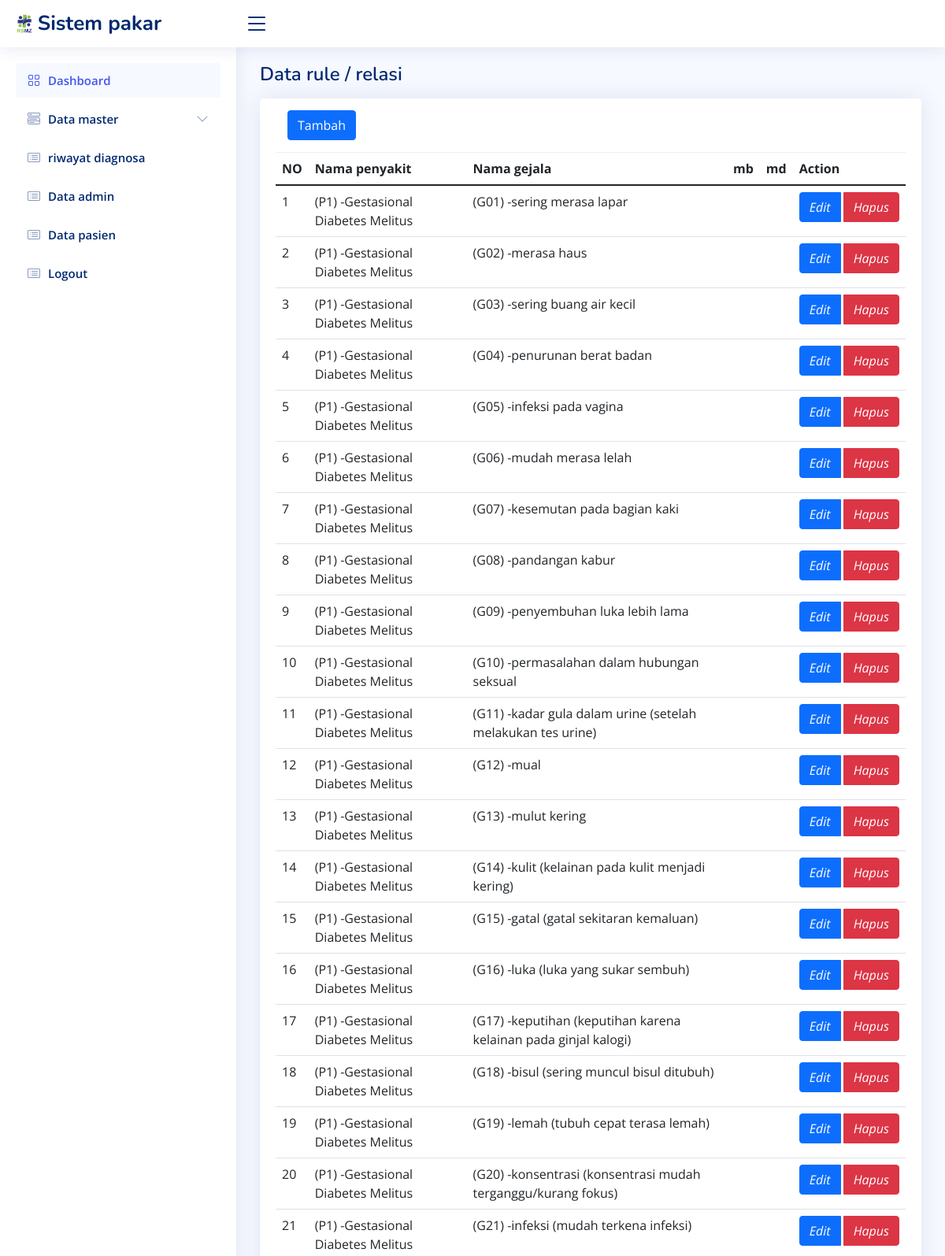
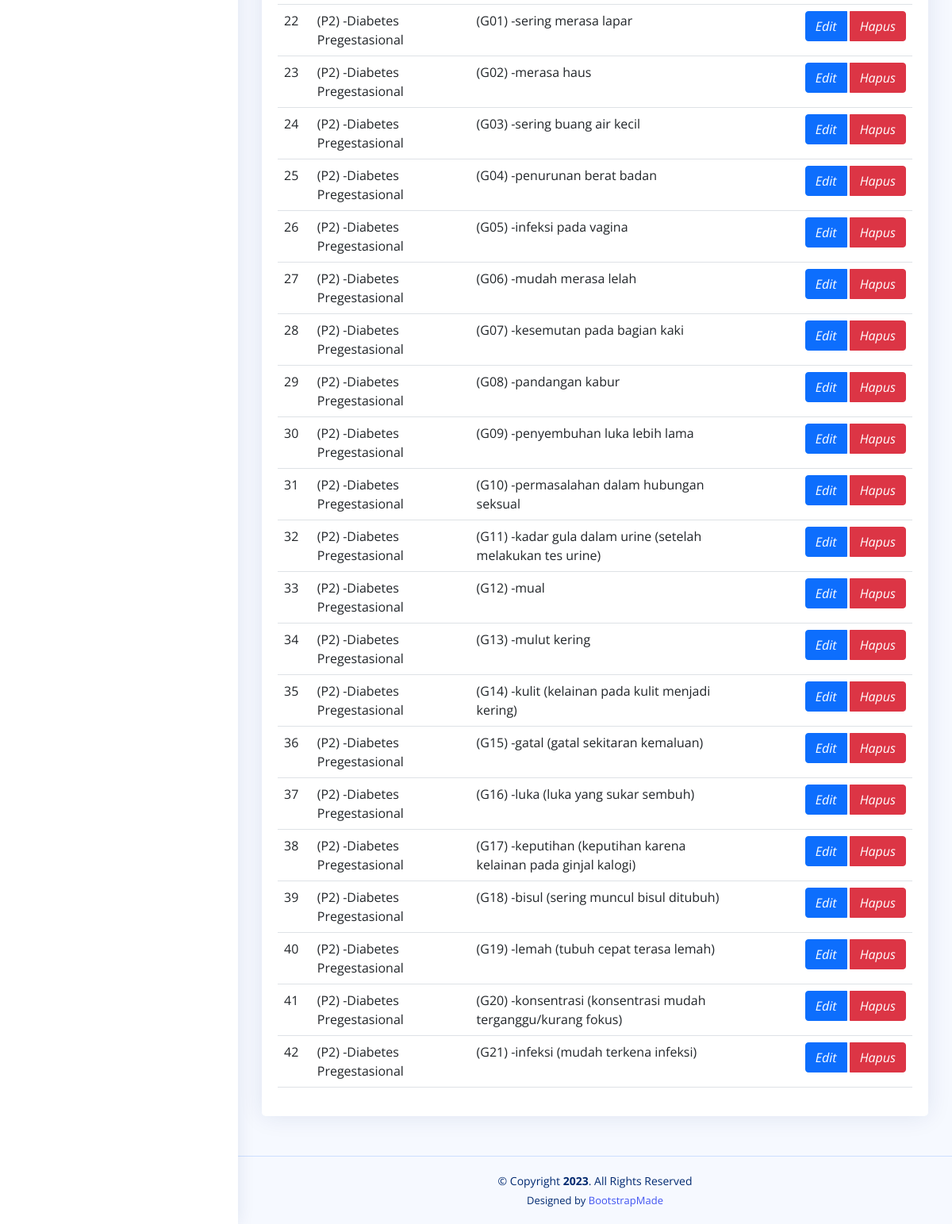
The app's page /spadmin/admin/data_relasi2.php with its own data (2 pictures, top to bottom).
### tables this page shows
CREATE TABLE `relasi` (
  `ID` int(11) NOT NULL,
  `kd_penyakit` varchar(16) NOT NULL,
  `kd_gejala` varchar(16) NOT NULL,
  `nilai` varchar(55) NOT NULL
);

CREATE TABLE `penyakit` (
  `id_k` int(11) NOT NULL,
  `kd_penyakit` varchar(20) NOT NULL,
  `penyakit` varchar(50) NOT NULL,
  `solusi` text NOT NULL,
  `bobot` varchar(55) NOT NULL
);

CREATE TABLE `gejala` (
  `id_g` int(20) NOT NULL,
  `kd_gejala` varchar(20) NOT NULL,
  `gejala` varchar(500) NOT NULL
);

### spadmin/admin/data_relasi2.php (the view, shortened to what this page needs)
  <?php
include 'template/header.php';
include 'template/sidebar.php';
?>
  <main id="main" class="main">
    <div class="pagetitle">
      <h1>Data rule / relasi </h1>
    </div>
    <section class="section">
      <div class="row">
        <div class="col-lg-12">
          <div class="card">
            <div class="card-body">
               <div class="card-header">
                    <button type="button" class="btn btn-primary" data-bs-toggle="modal" data-bs-target="#tambah">
                Tambah
              </button>
              </div>
                   <table id="zero_config" class="table">
                                 <thead>
                                              <tr>
                                                <th><i class=""></i> NO</th>
                                                <th><i class=""></i>Nama penyakit</th>
                                                <th><i class=""></i>Nama gejala</th>
                                                <th><i class=""></i>mb</th>
                                                 <th><i class=""></i>md</th>
                                                <th><i class="icon_cogs"></i> Action</th>
                                              </tr>
                                        </thead>
                                        <tbody>
                                             <?php
                                                  include'../koneksi.php';
                                                  $no = 1;
                                                  $sql = mysqli_query($koneksi, "select * FROM relasi INNER JOIN  gejala ON relasi.kd_gejala = gejala.kd_gejala INNER JOIN  penyakit ON relasi.kd_penyakit = penyakit.kd_penyakit ");
                                                    while($data = mysqli_fetch_array($sql)){
                                                ?>
                                            <tr class="table-white">
                                                <td><?php echo $no++;  ?></td>
                       <td ><left>(<?php echo $data['kd_penyakit'];?>) -<?php echo $data['penyakit'];?></left></td>
                       <td><left>(<?php echo $data['kd_gejala'];?>) -<?php echo $data['gejala'];?></left></td>
                         <td><left><?php echo $data['mb'];?></left></td>
                         <td><left><?php echo $data['md'];?></left></td>
                                                <td>
                                                  <div class="btn-group">
                                                     <a type="button" class="btn btn-primary" data-bs-toggle="modal" data-bs-target="#ubah<?php echo $data['ID']; ?>"><i class="fa fa-edit">Edit</i></a> &nbsp;
                                                    <a class="btn btn-danger" onclick="return confirm('Apakah Anda Yakin Ingin Menghapus Data ini ?')"  href="data_relasi.php?aksi=hapus&ID=<?php echo $data['ID']; ?>" class="btn btn-sm btn-danger" title=""><i class="fa fa-trash">Hapus</i></a>
                                                  </div>
                                                </td>
                                            </tr>
                <div id="ubah<?php echo $data['ID']; ?>" class="modal fade" role="dialog">
                      <div class="modal-dialog">
                            <?php
                                  }
                                  ?>
                                        </tbody>
                                    </table>
                                </div>
                    </div>
                </div>
              </div>
    </section>
  </main>
  <?php include 'template/footer.php'; ?>
</body>
</html>

### spadmin/admin/assets/css/style.css (style rules this page uses)
:root { scroll-behavior: smooth; }
body { font-family: "Open Sans", sans-serif; background: #f6f9ff; color: #444444; }
a { color: #4154f1; text-decoration: none; }
h1, h2, h3, h4, h5, h6 { font-family: "Nunito", sans-serif; }
#main { margin-top: 60px; padding: 20px 30px; transition: all 0.3s; }
.pagetitle { margin-bottom: 10px; }
.pagetitle h1 { font-size: 24px; margin-bottom: 0; font-weight: 600; color: #012970; }
.card { margin-bottom: 30px; border: none; border-radius: 5px; box-shadow: 0px 0 30px rgba(1, 41, 112, 0.1); }
.card-header, .card-footer { border-color: #ebeef4; background-color: #fff; color: #798eb3; padding: 15px; }
.card-body { padding: 0 20px 20px 20px; }
@media (min-width: 1200px) { #main, #footer { margin-left: 300px; } }

### records on screen
relasi: penyakit.kd_penyakit "P1", penyakit.penyakit "Gestasional Diabetes Melitus", gejala.kd_gejala "G01", gejala.gejala "sering merasa lapar"
relasi: penyakit.kd_penyakit "P1", penyakit.penyakit "Gestasional Diabetes Melitus", gejala.kd_gejala "G02", gejala.gejala "merasa haus"
relasi: penyakit.kd_penyakit "P1", penyakit.penyakit "Gestasional Diabetes Melitus", gejala.kd_gejala "G03", gejala.gejala "sering buang air kecil"
relasi: penyakit.kd_penyakit "P1", penyakit.penyakit "Gestasional Diabetes Melitus", gejala.kd_gejala "G04", gejala.gejala "penurunan berat badan"
relasi: penyakit.kd_penyakit "P1", penyakit.penyakit "Gestasional Diabetes Melitus", gejala.kd_gejala "G05", gejala.gejala "infeksi pada vagina"
relasi: penyakit.kd_penyakit "P1", penyakit.penyakit "Gestasional Diabetes Melitus", gejala.kd_gejala "G06", gejala.gejala "mudah merasa lelah"
relasi: penyakit.kd_penyakit "P1", penyakit.penyakit "Gestasional Diabetes Melitus", gejala.kd_gejala "G07", gejala.gejala "kesemutan pada bagian kaki"
relasi: penyakit.kd_penyakit "P1", penyakit.penyakit "Gestasional Diabetes Melitus", gejala.kd_gejala "G08", gejala.gejala "pandangan kabur"
relasi: penyakit.kd_penyakit "P1", penyakit.penyakit "Gestasional Diabetes Melitus", gejala.kd_gejala "G09", gejala.gejala "penyembuhan luka lebih lama"
relasi: penyakit.kd_penyakit "P1", penyakit.penyakit "Gestasional Diabetes Melitus", gejala.kd_gejala "G10", gejala.gejala "permasalahan dalam hubungan seksual"
relasi: penyakit.kd_penyakit "P1", penyakit.penyakit "Gestasional Diabetes Melitus", gejala.kd_gejala "G11", gejala.gejala "kadar gula dalam urine (setelah melakukan tes urine)"
relasi: penyakit.kd_penyakit "P1", penyakit.penyakit "Gestasional Diabetes Melitus", gejala.kd_gejala "G12", gejala.gejala "mual"
relasi: penyakit.kd_penyakit "P1", penyakit.penyakit "Gestasional Diabetes Melitus", gejala.kd_gejala "G13", gejala.gejala "mulut kering"
relasi: penyakit.kd_penyakit "P1", penyakit.penyakit "Gestasional Diabetes Melitus", gejala.kd_gejala "G14", gejala.gejala "kulit (kelainan pada kulit menjadi kering)"
relasi: penyakit.kd_penyakit "P1", penyakit.penyakit "Gestasional Diabetes Melitus", gejala.kd_gejala "G15", gejala.gejala "gatal (gatal sekitaran kemaluan)"
relasi: penyakit.kd_penyakit "P1", penyakit.penyakit "Gestasional Diabetes Melitus", gejala.kd_gejala "G16", gejala.gejala "luka (luka yang sukar sembuh)"
relasi: penyakit.kd_penyakit "P1", penyakit.penyakit "Gestasional Diabetes Melitus", gejala.kd_gejala "G17", gejala.gejala "keputihan (keputihan karena kelainan pada ginjal kalogi)"
relasi: penyakit.kd_penyakit "P1", penyakit.penyakit "Gestasional Diabetes Melitus", gejala.kd_gejala "G18", gejala.gejala "bisul (sering muncul bisul ditubuh)"
relasi: penyakit.kd_penyakit "P1", penyakit.penyakit "Gestasional Diabetes Melitus", gejala.kd_gejala "G19", gejala.gejala "lemah (tubuh cepat terasa lemah)"
relasi: penyakit.kd_penyakit "P1", penyakit.penyakit "Gestasional Diabetes Melitus", gejala.kd_gejala "G20", gejala.gejala "konsentrasi (konsentrasi mudah terganggu/kurang fokus)"
relasi: penyakit.kd_penyakit "P1", penyakit.penyakit "Gestasional Diabetes Melitus", gejala.kd_gejala "G21", gejala.gejala "infeksi (mudah terkena infeksi)"
relasi: penyakit.kd_penyakit "P2", penyakit.penyakit "Diabetes Pregestasional", gejala.kd_gejala "G01", gejala.gejala "sering merasa lapar"
relasi: penyakit.kd_penyakit "P2", penyakit.penyakit "Diabetes Pregestasional", gejala.kd_gejala "G02", gejala.gejala "merasa haus"
relasi: penyakit.kd_penyakit "P2", penyakit.penyakit "Diabetes Pregestasional", gejala.kd_gejala "G03", gejala.gejala "sering buang air kecil"
relasi: penyakit.kd_penyakit "P2", penyakit.penyakit "Diabetes Pregestasional", gejala.kd_gejala "G04", gejala.gejala "penurunan berat badan"
relasi: penyakit.kd_penyakit "P2", penyakit.penyakit "Diabetes Pregestasional", gejala.kd_gejala "G05", gejala.gejala "infeksi pada vagina"
relasi: penyakit.kd_penyakit "P2", penyakit.penyakit "Diabetes Pregestasional", gejala.kd_gejala "G06", gejala.gejala "mudah merasa lelah"
relasi: penyakit.kd_penyakit "P2", penyakit.penyakit "Diabetes Pregestasional", gejala.kd_gejala "G07", gejala.gejala "kesemutan pada bagian kaki"
relasi: penyakit.kd_penyakit "P2", penyakit.penyakit "Diabetes Pregestasional", gejala.kd_gejala "G08", gejala.gejala "pandangan kabur"
relasi: penyakit.kd_penyakit "P2", penyakit.penyakit "Diabetes Pregestasional", gejala.kd_gejala "G09", gejala.gejala "penyembuhan luka lebih lama"
relasi: penyakit.kd_penyakit "P2", penyakit.penyakit "Diabetes Pregestasional", gejala.kd_gejala "G10", gejala.gejala "permasalahan dalam hubungan seksual"
relasi: penyakit.kd_penyakit "P2", penyakit.penyakit "Diabetes Pregestasional", gejala.kd_gejala "G11", gejala.gejala "kadar gula dalam urine (setelah melakukan tes urine)"
relasi: penyakit.kd_penyakit "P2", penyakit.penyakit "Diabetes Pregestasional", gejala.kd_gejala "G12", gejala.gejala "mual"
relasi: penyakit.kd_penyakit "P2", penyakit.penyakit "Diabetes Pregestasional", gejala.kd_gejala "G13", gejala.gejala "mulut kering"
relasi: penyakit.kd_penyakit "P2", penyakit.penyakit "Diabetes Pregestasional", gejala.kd_gejala "G14", gejala.gejala "kulit (kelainan pada kulit menjadi kering)"
relasi: penyakit.kd_penyakit "P2", penyakit.penyakit "Diabetes Pregestasional", gejala.kd_gejala "G15", gejala.gejala "gatal (gatal sekitaran kemaluan)"
relasi: penyakit.kd_penyakit "P2", penyakit.penyakit "Diabetes Pregestasional", gejala.kd_gejala "G16", gejala.gejala "luka (luka yang sukar sembuh)"
relasi: penyakit.kd_penyakit "P2", penyakit.penyakit "Diabetes Pregestasional", gejala.kd_gejala "G17", gejala.gejala "keputihan (keputihan karena kelainan pada ginjal kalogi)"
relasi: penyakit.kd_penyakit "P2", penyakit.penyakit "Diabetes Pregestasional", gejala.kd_gejala "G18", gejala.gejala "bisul (sering muncul bisul ditubuh)"
relasi: penyakit.kd_penyakit "P2", penyakit.penyakit "Diabetes Pregestasional", gejala.kd_gejala "G19", gejala.gejala "lemah (tubuh cepat terasa lemah)"
relasi: penyakit.kd_penyakit "P2", penyakit.penyakit "Diabetes Pregestasional", gejala.kd_gejala "G20", gejala.gejala "konsentrasi (konsentrasi mudah terganggu/kurang fokus)"
relasi: penyakit.kd_penyakit "P2", penyakit.penyakit "Diabetes Pregestasional", gejala.kd_gejala "G21", gejala.gejala "infeksi (mudah terkena infeksi)"
